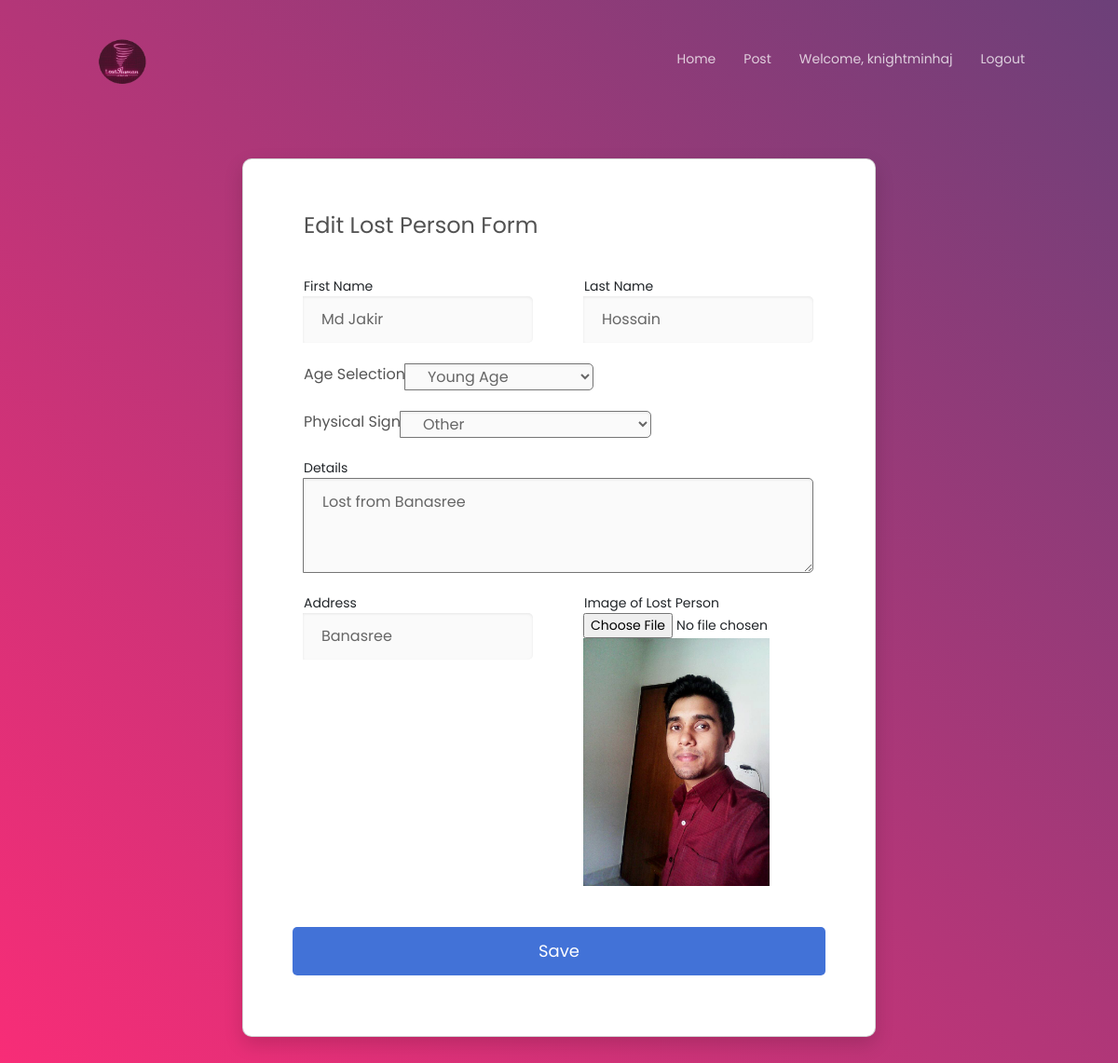
Screenshot of /edit-post/16/ (signed in) with the database file from the repository.
### myapp/models.py (models this page shows, shortened)
class LostPerson(models.Model):
    user = models.ForeignKey(User, on_delete=models.CASCADE, default=1)
    fname_u = models.CharField(max_length=100)
    lname_u = models.CharField(max_length=100)
    age_u = models.CharField(max_length=100, choices=AGE_CHOICES)
    sign_u = models.CharField(max_length=100, choices=SIGN_CHOICES)
    details_u = models.TextField()
    address_u = models.CharField(max_length=200)
    pub_date = models.DateTimeField(default=timezone.now)
    image_l = models.ImageField(
        upload_to=path_and_rename, null=True, blank=True)

### myapp/views.py (the view, shortened to what this page needs)
# urls.py: path('edit-post/<int:post_id>/', user_views.edit_post, name='edit-post'),
def edit_post(request, post_id):
    post = get_object_or_404(LostPerson, id=post_id)
    if post.user != request.user:
        return redirect('home')
    post_filename = str(post.image_l).split('/')[-1]
    context = {
        'post': post,
        'post_filename': post_filename
    }
    return render(request, 'edit_post.html', context)

### myapp/templates/edit_post.html (shortened to what this page needs)
<!DOCTYPE html>
<html lang="en">
<head>
    {% load static %}
    <link href="{% static 'vendor/mdi-font/css/material-design-iconic-font.min.css' %}" rel="stylesheet" media="all">
    <link href="{% static 'vendor/font-awesome-4.7/css/font-awesome.min.css' %}" rel="stylesheet" media="all">
    <link rel="stylesheet" href="https://cdn.jsdelivr.net/npm/bootstrap@5.7.0/css/bootstrap.min.css">
    <link href="{% static 'vendor/select2/select2.min.css' %}" rel="stylesheet" media="all">
    <link href="{% static 'vendor/datepicker/daterangepicker.css' %}" rel="stylesheet" media="all">
    <link href="{% static 'css/main.css' %}" rel="stylesheet" media="all">
    <link rel="stylesheet" href="{% static 'css/styles.css' %}">
</head>
<body>
    <header>
        <h2><a href="{% url 'home' %}"><img src="{% static 'image/logo.png' %}" width="64" alt=""></a></h2>
        <nav>
            {% if user.is_authenticated %}
            <li><a href="{% url 'home' %}">Home</a></li>
            <li><a href="{% url 'all-post' %}">Post</a></li>
            <li><a href="{% url 'profile' %}">Welcome, {{ request.user.username }}</a></li>
            <li><a href="{% url 'logout' %}">Logout</a></li>
            {% else %}
            <li><a href="{% url 'home' %}">Home</a></li>
            <li><a href="{% url 'all-post' %}">Post</a></li>
            <li><a href="{% url 'login' %}">Login</a></li>
            <li><a href="{% url 'register' %}">Register</a></li>
            {% endif %}
        </nav>
    </header>
    <div class="page-wrapper bg-gra-02 p-t-130 p-b-100 font-poppins">
        <div class="wrapper wrapper--w680">
            <div class="card card-4">
                <div class="card-body">
                    <h2 class="title">Edit Lost Person Form</h2>
                    <form method="POST" action="{% url 'edit-post' post.id %}" enctype="multipart/form-data">
                        <div class="row row-space">
                            <div class="col-2">
                                <div class="input-group">
                                    <label for="firstname">First Name</label>
                                    <input type="text" class="input--style-4" name="fname_u" id="firstname"
                                        placeholder="First Name" value="{{ post.fname_u }}" required>
                                </div>
                            </div>
                            <div class="col-2">
                                <div class="input-group">
                                    <label for="lastname">Last Name</label>
                                    <input type="text" class="input--style-4" name="lname_u" id="lastname"
                                        placeholder="Last Name" value="{{ post.lname_u }}" required>
                                </div>
                            </div>
                        </div>
                        <div class="row row-space">
                            <div class="col-12">
                                <div class="input-group">
                                    <label class="label">Age Selection</label>
                                    <select class="input--style-4" name="age_u" required>
                                        {% if post.age_u == 'Young' %}
                                        <option value="Young" selected>Young Age</option>
                                        {% else %}
                                        <option value="Young">Young Age</option>
                                        {% endif %}
                                    </select>
                                </div>
                            </div>
                            <div class="col-12">
                                <div class="input-group">
                                    <label class="label">Physical Sign</label>
                                    <select class="input--style-4" name="sign_u" required>
                                        {% if post.sign_u == 'Other' %}
                                        <option value="Other" selected>Other</option>
                                        {% else %}
                                        <option value="Other">Other</option>
                                        {% endif %}
                                    </select>
                                </div>
                            </div>
                        </div>
                        <div class="">
                            <div class="input-group">
                                <label for="details">Details</label>
                                <textarea type="textarea" class="input--style-4" name="details_u" style="width: 100%;"
                                    id="details" required>{{ post.details_u }}</textarea>
                            </div>
                        </div>
                        <div class="row row-space">
                            <div class="col-2">
                                <div class="input-group">
                                    <label for="address">Address</label>
                                    <input type="text" class="input--style-4" name="address_u" id="address"
                                        placeholder="Address" value="{{ post.address_u }}" required>
                                </div>
                            </div>
                            <div class="col-2">
                                <div class="input-group">
                                    <div class="input-group">
                                        <label for="formFileMd">Image of Lost Person</label><br>
                                        <input class="btn-default" name="image_l" id="formFileMd" type="file"
                                            accept="image/*" />
                                        <img id="previewImage"
                                            src="{% static 'images/db/known/'|add:post.age_u|add:'/'|add:post_filename %}"
                                            alt="Current Image" width="200" style="text-align: center;">
                                    </div>
                                </div>
                            </div>
                            <input class="btn btn--radius-2 btn--blue" type="submit" value="Save">
                    </form>
                </div>
            </div>
        </div>
    </div>
</body>
</html>

### myapp/static/css/main.css (style rules this page uses)
.font-poppins { font-family: "Poppins", "Arial", "Helvetica Neue", sans-serif; }
.row { display: -webkit-box; display: -webkit-flex; display: -moz-box; display: -ms-flexbox; display: flex; -webkit-flex-wrap: wrap; -ms-flex-wrap: wrap; flex-wrap: wrap; }
.row-space { -webkit-box-pack: justify; -webkit-justify-content: space-between; -moz-box-pack: justify; -ms-flex-pack: justify; justify-content: space-between; }
.col-2 { width: -webkit-calc((100% - 30px) / 2); width: -moz-calc((100% - 30px) / 2); width: calc((100% - 30px) / 2); }
html { -webkit-box-sizing: border-box; -moz-box-sizing: border-box; box-sizing: border-box; }
* { padding: 0; margin: 0; }
*, *:before, *:after { -webkit-box-sizing: inherit; -moz-box-sizing: inherit; box-sizing: inherit; }
body, h1, h2, h3, h4, h5, h6, blockquote, p, pre, dl, dd, ol, ul, figure, hr, fieldset, legend { margin: 0; padding: 0; }
.page-wrapper { min-height: 100vh; }
body { font-family: "Poppins", "Arial", "Helvetica Neue", sans-serif; font-weight: 400; font-size: 14px; }
h1, h2, h3, h4, h5, h6 { font-weight: 400; }
h2 { font-size: 30px; }
.bg-gra-02 { background: -webkit-gradient(linear, left bottom, right top, from(#fc2c77), to(#6c4079)); background: -webkit-linear-gradient(bottom left, #fc2c77 0%, #6c4079 100%); background: -moz-linear-gradient(bottom left, #fc2c77 0%, #6c4079 100%); background: -o-linear-gradient(bottom left, #fc2c77 0%, #6c4079 100%); background: linear-gradient(to top right, #fc2c77 0%, #6c4079 100%); }
.p-t-130 { padding-top: 170px; }
.p-b-100 { padding-bottom: 100px; }
.wrapper { margin: 0 auto; }
.wrapper--w680 { max-width: 680px; }
.btn { display: inline-block; line-height: 50px; padding: 0 50px; -webkit-transition: all 0.4s ease; -o-transition: all 0.4s ease; -moz-transition: all 0.4s ease; transition: all 0.4s ease; cursor: pointer; font-size: 18px; color: #fff; font-family: "Poppins", "Arial", "Helvetica Neue", sans-serif; }
.btn--radius-2 { -webkit-border-radius: 5px; -moz-border-radius: 5px; border-radius: 5px; }
.btn--blue { background: #4272d7; }
input { outline: none; margin: 0; border: none; -webkit-box-shadow: none; -moz-box-shadow: none; box-shadow: none; width: 100%; font-size: 14px; font-family: inherit; }
.input--style-4 { line-height: 50px; background: #fafafa; -webkit-box-shadow: inset 0px 1px 3px 0px rgba(0, 0, 0, 0.08); -moz-box-shadow: inset 0px 1px 3px 0px rgba(0, 0, 0, 0.08); box-shadow: inset 0px 1px 3px 0px rgba(0, 0, 0, 0.08); -webkit-border-radius: 5px; -moz-border-radius: 5px; border-radius: 5px; padding: 0 20px; font-size: 16px; color: #666; -webkit-transition: all 0.4s ease; -o-transition: all 0.4s ease; -moz-transition: all 0.4s ease; transition: all 0.4s ease; }
.label { font-size: 16px; color: #555; text-transform: capitalize; display: block; margin-bottom: 5px; }
.input-group { position: relative; margin-bottom: 22px; }
.title { font-size: 24px; color: #525252; font-weight: 400; margin-bottom: 40px; }
.card { -webkit-border-radius: 3px; -moz-border-radius: 3px; border-radius: 3px; background: #fff; }
.card-4 { background: #fff; -webkit-border-radius: 10px; -moz-border-radius: 10px; border-radius: 10px; -webkit-box-shadow: 0px 8px 20px 0px rgba(0, 0, 0, 0.15); -moz-box-shadow: 0px 8px 20px 0px rgba(0, 0, 0, 0.15); box-shadow: 0px 8px 20px 0px rgba(0, 0, 0, 0.15); }
.card-4 .card-body { padding: 57px 65px; padding-bottom: 65px; }

### myapp/static/css/styles.css (style rules this page uses)
* { margin: 0; padding: 0; box-sizing: border-box; }
html { font-size: 16px; font-family: "Poppins", "Arial", "Helvetica Neue", sans-serif; color: #555; }
ul, nav { list-style: none; }
nav li { display: inline-block; position: relative; }
nav a:after { position: absolute; content: ''; display: inline-block; width: calc( 0% ); position: absolute; bottom: -6px; left: 0; height: 3px; background: yellow; transition: width 450ms ease-out; }
a { text-decoration: none; opacity: 0.75; color: #fff; }
header { position: absolute; width: 100%; display: flex; justify-content: space-between; align-items: center; padding: 35px 100px 0; animation: 1s fadein 0.5s forwards; opacity: 0; color: #fff; z-index: 2; }
header h2 { font-family: "Amatic SC", sans-serif; }
header nav { display: flex; margin-right: -15px; }
header nav li { margin: 0 15px; }
* { box-sizing: border-box; margin: 0; padding: 0; }

### rows the page displays
LostPerson: fname_u "Md Jakir", lname_u "Hossain", age_u "Young Age", sign_u "Other", details_u "Lost from Banasree", address_u "Banasree", age_u (picture)

### other values shown
{{ request.user.username }} "knightminhaj"
